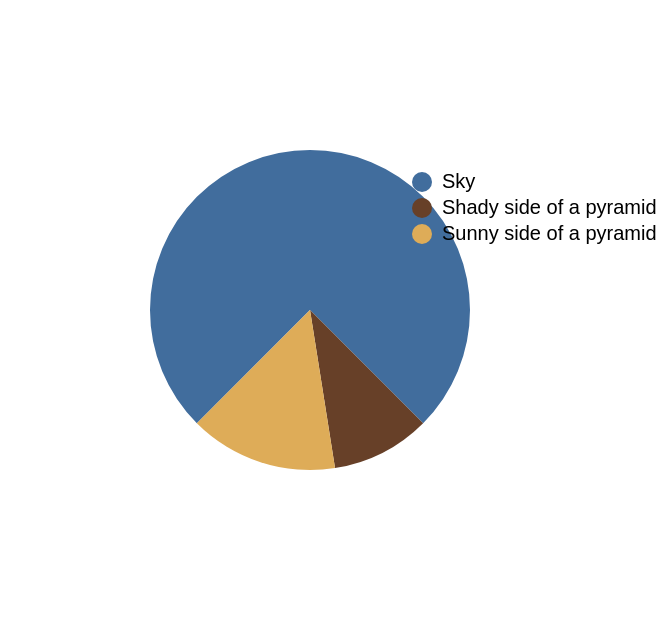

This figure's Vega-Lite source:
### Vega-Lite specification from a JSON file in a GitHub repository (floating-point values rounded to 4 significant figures)
{"$schema": "https://vega.github.io/schema/vega-lite/v6.json", "data": {"values": [{"category": "Sky", "order": 3, "value": 75}, {"category": "Shady side of a pyramid", "order": 1, "value": 10}, {"category": "Sunny side of a pyramid", "order": 2, "value": 15}]}, "description": "Reproducing http://robslink.com/SAS/democd91/pyramid_pie.htm", "encoding": {"color": {"field": "category", "legend": {"columns": 1, "legendX": 200, "legendY": 80, "orient": "none", "title": null}, "scale": {"domain": ["Sky", "Shady side of a pyramid", "Sunny side of a pyramid"], "range": ["#416D9D", "#674028", "#DEAC58"]}, "type": "nominal"}, "order": {"field": "order"}, "theta": {"field": "value", "scale": {"range": [2.356, 8.639]}, "stack": true, "type": "quantitative"}}, "mark": {"outerRadius": 80, "type": "arc"}, "usermeta": {"eas": {"source": "test/vl-examples/area-circular/arc_pie_pyramid.vl.json", "threshold": 0.02}}}
